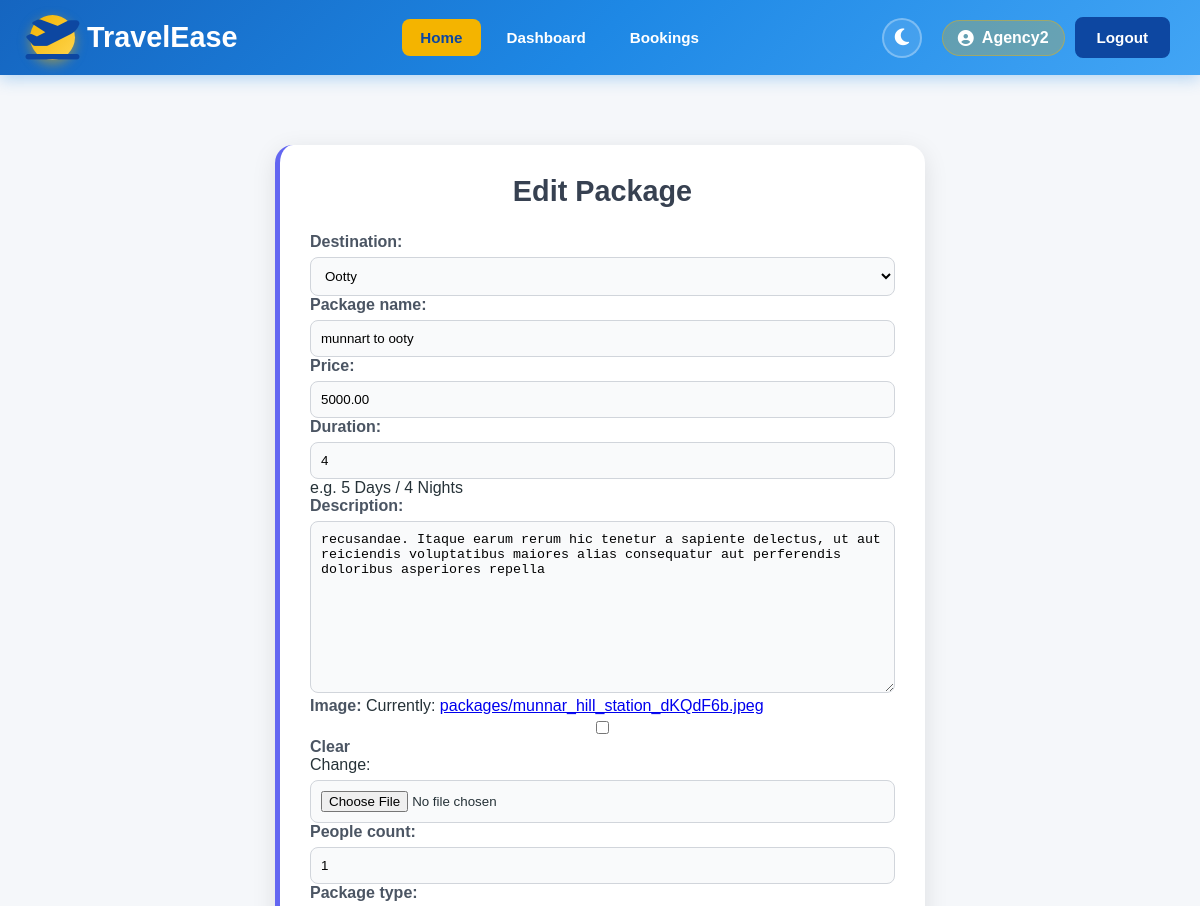
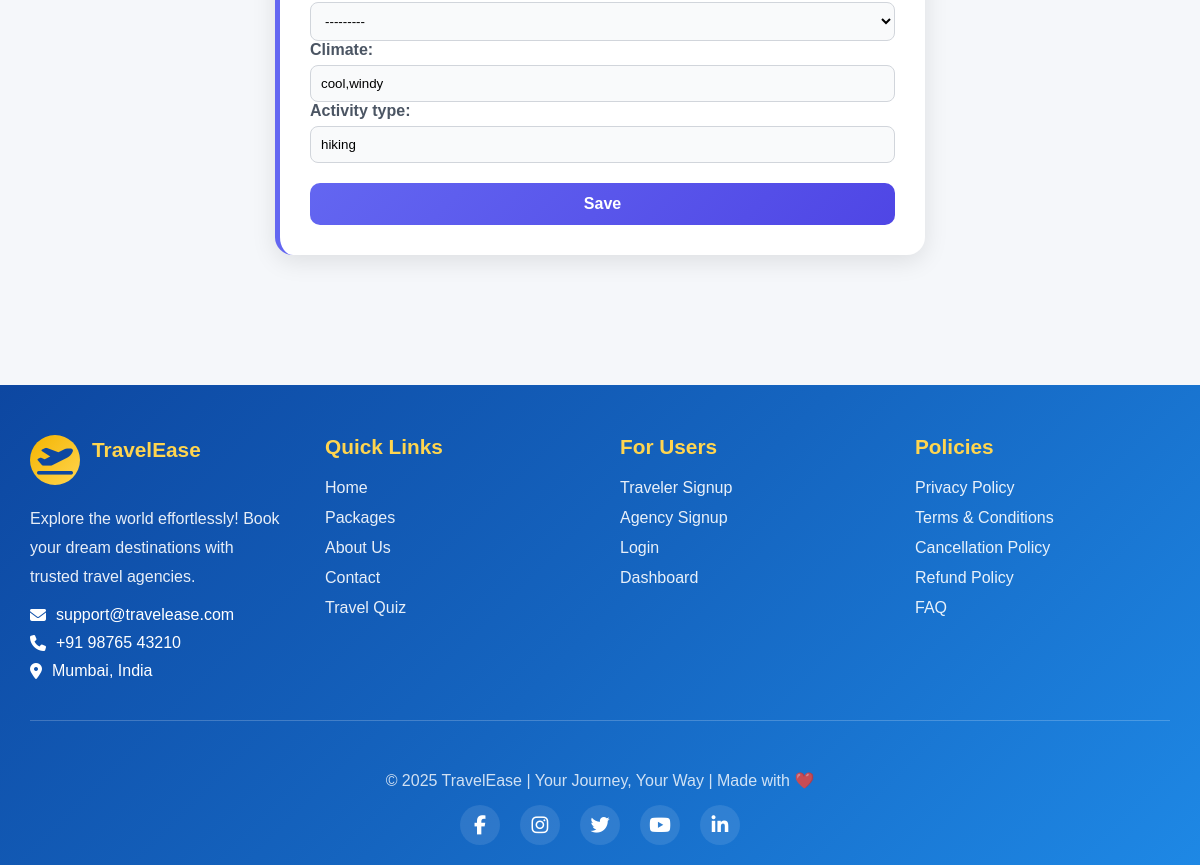
Page /agency/edit-package/2/ (signed in) on the committed database (2 pictures, top to bottom).
### travelers/models.py (models this page shows, shortened)
class User(AbstractUser):
    USER_TYPE_CHOICES = (
        ('traveler', 'Traveler'),
        ('agency', 'Agency'),
        ('app_admin', 'App Admin'),
    )
    user_type = models.CharField(max_length=20, choices=USER_TYPE_CHOICES, default='traveler')
    is_traveler = models.BooleanField(default=False)
    is_agency = models.BooleanField(default=False)
    is_app_admin = models.BooleanField(default=False)

### agency/models.py (models this page shows, shortened)
class Travelpackage(models.Model):
    agency = models.ForeignKey(AgencyProfile, on_delete=models.CASCADE, related_name='packages')
    destination = models.ForeignKey(Destination, on_delete=models.CASCADE, related_name='packages')
    package_name = models.CharField(max_length=150)
    price = models.DecimalField(max_digits=10, decimal_places=2)
    duration = models.CharField(max_length=50, help_text="e.g. 5 Days / 4 Nights")
    description = models.TextField()
    image = models.ImageField(upload_to='packages/', blank=True, null=True)
    created_at = models.DateTimeField(default=timezone.now)
    people_count=models.PositiveIntegerField(default=1)
    package_type = models.CharField(max_length=20, choices=PACKAGE_TYPES, null=True, blank=True)
    climate = models.CharField(max_length=50, blank=True, null=True)  # e.g. 'cold', 'warm', 'tropical'
    activity_type = models.CharField(max_length=50, blank=True, null=True)  # e.g. 'adventure', 'relaxation'

### agency/views.py (the view)
# urls.py: path('edit-package/<int:package_id>/', views.edit_package, name='edit_package'),
@login_required
def edit_package(request, package_id):
    package = get_object_or_404(Travelpackage, id=package_id, agency__user=request.user)
    if request.method == 'POST':
        form = TravelpackageForm(request.POST, request.FILES, instance=package)
        if form.is_valid():
            form.save()
            return redirect('agency_dashboard')
    else:
        form = TravelpackageForm(instance=package)
    return render(request, 'agency/edit_package.html', {'form': form})

### agency/forms.py
class TravelpackageForm(forms.ModelForm):
    class Meta:
        model = Travelpackage
        fields = ['destination','package_name','price','duration','description','image','people_count','package_type','climate','activity_type']
        widgets = {
            'package_type': forms.Select(attrs={'class': 'form-input'}),
        }

### app_admin/models.py (called while the page is built)
    def __str__(self):
        return self.name

### templates/agency/edit_package.html (shortened to what this page needs)
{% extends 'base.html' %}
{% block content %}
<div class="edit-container">
    <h2>{{ form.instance.id|yesno:"Edit Package,Add Package" }}</h2>
    <form method="POST" enctype="multipart/form-data">
        {{ form.as_p }}
        <button type="submit" class="save-btn">Save</button>
    </form>
</div>
{% endblock %}

### templates/base.html (shortened to what this page needs)
<!DOCTYPE html>
<html lang="en">
<head>
    <link rel="stylesheet" href="https://cdnjs.cloudflare.com/ajax/libs/font-awesome/6.5.0/css/all.min.css">
</head>
<body>
    <nav>
        <div class="nav-container">
            <a href="{% url 'home' %}" class="nav-brand">
                <div class="logo-icon">
                    <i class="fas fa-plane-departure"></i>
                </div>
                <span>TravelEase</span>
            </a>
            <ul class="nav-menu" id="navMenu">
                <li><a href="{% url 'home' %}" class="active">Home</a></li>
                {% if user.is_authenticated %}
                    {% if user.is_traveler %}
                        <li><a href="{% url 'traveler_dashboard' %}">Dashboard</a></li>
                        <li><a href="{% url 'view_packages' %}">Packages</a></li>
                        <li><a href="{% url 'traveler_bookings' %}">My Bookings</a></li>
                        <li><a href="{% url 'travel_quiz' %}">Travel Quiz</a></li>
                    {% elif user.is_agency %}
                        <li><a href="{% url 'agency_dashboard' %}">Dashboard</a></li>
                        <li><a href="{% url 'manage_bookings' %}">Bookings</a></li>
                    {% elif user.user_type == 'app_admin' %}
                        <li><a href="{% url 'app_admin_dashboard' %}">Admin Panel</a></li>
                    {% endif %}
                {% else %}
                    <li><a href="{% url 'view_packages' %}">Packages</a></li>
                    <li><a href="{% url 'travel_quiz' %}">Travel Quiz</a></li>
                {% endif %}
            </ul>
            <div class="user-section">
                <button class="theme-toggle" onclick="toggleTheme()" title="Toggle Dark/Light Mode" aria-label="Toggle theme">
                    <i class="fas fa-moon" id="themeIcon"></i>
                </button>
                {% if user.is_authenticated %}
                    <span class="user-name">
                        <i class="fas fa-user-circle"></i>
                        {{ user.username }}
                    </span>
                    <a href="{% url 'logout' %}" class="btn-auth btn-logout">Logout</a>
                {% endif %}
            </div>
        </div>
    </nav>
    <main id="main-content">
        {% block content %}{% endblock %}
    </main>
    <footer>
        <div class="footer-container">
            <div class="footer-content">
                <div class="footer-section">
                    <div class="footer-brand">
                        <div class="footer-logo">
                            <i class="fas fa-plane-departure"></i>
                        </div>
                        <h3>TravelEase</h3>
                    </div>
                    <p>Explore the world effortlessly! Book your dream destinations with trusted travel agencies.</p>
                    <div class="contact-info">
                        <span><i class="fas fa-envelope"></i> support@travelease.com</span>
                        <span><i class="fas fa-phone"></i> +91 98765 43210</span>
                        <span><i class="fas fa-map-marker-alt"></i> Mumbai, India</span>
                    </div>
                </div>
                <div class="footer-section">
                    <h4>Quick Links</h4>
                    <ul>
                        <li><a href="{% url 'home' %}">Home</a></li>
                        <li><a href="{% url 'view_packages' %}">Packages</a></li>
                        <li><a href="#">About Us</a></li>
                        <li><a href="#">Contact</a></li>
                        <li><a href="{% url 'travel_quiz' %}">Travel Quiz</a></li>
                    </ul>
                </div>
                <div class="footer-section">
                    <h4>For Users</h4>
                    <ul>
                        <li><a href="{% url 'register_traveler' %}">Traveler Signup</a></li>
                        <li><a href="{% url 'register_agency' %}">Agency Signup</a></li>
                        <li><a href="{% url 'login' %}">Login</a></li>
                        {% if user.is_authenticated %}
                            {% if user.is_traveler %}
                                <li><a href="{% url 'traveler_dashboard' %}">Dashboard</a></li>
                            {% elif user.is_agency %}
                                <li><a href="{% url 'agency_dashboard' %}">Dashboard</a></li>
                            {% endif %}
                        {% endif %}
                    </ul>
                </div>
                <div class="footer-section">
                    <h4>Policies</h4>
                    <ul>
                        <li><a href="#">Privacy Policy</a></li>
                        <li><a href="#">Terms & Conditions</a></li>
                        <li><a href="#">Cancellation Policy</a></li>
                        <li><a href="#">Refund Policy</a></li>
                        <li><a href="#">FAQ</a></li>
                    </ul>
                </div>
            </div>
            <hr class="footer-divider">
            <div class="footer-bottom">
                <p>© 2025 TravelEase | Your Journey, Your Way | Made with ❤️</p>
                <div class="social-links">
                    <a href="#" title="Facebook"><i class="fab fa-facebook-f"></i></a>
                    <a href="#" title="Instagram"><i class="fab fa-instagram"></i></a>
                    <a href="#" title="Twitter"><i class="fab fa-twitter"></i></a>
                    <a href="#" title="YouTube"><i class="fab fa-youtube"></i></a>
                    <a href="#" title="LinkedIn"><i class="fab fa-linkedin-in"></i></a>
                </div>
            </div>
        </div>
    </footer>
</body>
</html>

### templates/agency/edit_package.html (style rules this page uses)
.edit-container { max-width: 650px; margin: 40px auto; padding: 30px; background: #ffffff; border-radius: 18px; border-left: 5px solid #6366f1; box-shadow: 0 6px 25px rgba(0, 0, 0, 0.1); transition: 0.3s ease; }
h2 { text-align: center; font-size: 1.8rem; font-weight: 600; margin-bottom: 25px; color: #374151; }
form p label { font-weight: 600; color: #4b5563; }
form p input, form p textarea, form p select { width: 100%; padding: 10px; margin-top: 6px; border: 1px solid #d1d5db; border-radius: 8px; background: #f9fafb; transition: 0.2s ease; }
.save-btn { width: 100%; padding: 12px; margin-top: 20px; background: linear-gradient(135deg, #6366f1, #4f46e5); border: none; border-radius: 10px; color: white; font-size: 1rem; font-weight: 600; cursor: pointer; transition: 0.3s ease; }

### rows in the picture
User: username "Agency2"
Travelpackage: instance.id "Edit Package", destination "Ootty", package_name "munnart to ooty", price "5000.00", duration "4", description "recusandae. Itaque earum rerum hic tenetur a sapiente delectus, ut aut reiciendis voluptatibus maiores alias consequatur aut perferendis doloribus asperiores repella", people_count "1", package_type "---------", climate "cool,windy", activity_type "hiking"
